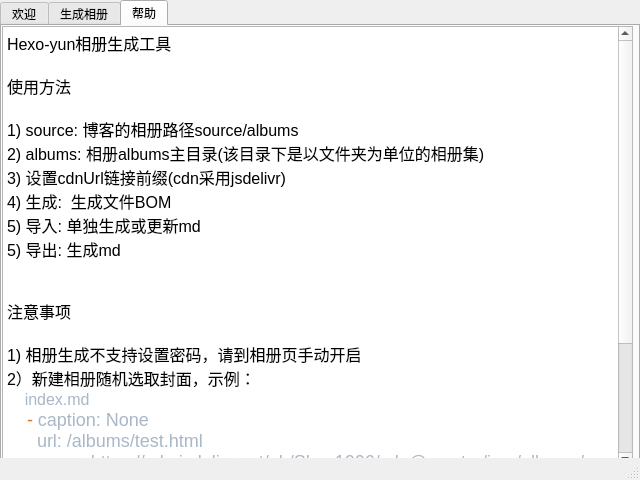
<?xml version="1.0" encoding="UTF-8"?>
<ui version="4.0">
 <class>MainWindow</class>
 <widget class="QMainWindow" name="MainWindow">
  <property name="geometry">
   <rect>
    <x>0</x>
    <y>0</y>
    <width>640</width>
    <height>480</height>
   </rect>
  </property>
  <property name="minimumSize">
   <size>
    <width>640</width>
    <height>480</height>
   </size>
  </property>
  <property name="maximumSize">
   <size>
    <width>640</width>
    <height>480</height>
   </size>
  </property>
  <property name="windowTitle">
   <string>yunの相册生成工具</string>
  </property>
  <widget class="QWidget" name="centralwidget">
   <widget class="QTabWidget" name="tabWidget">
    <property name="geometry">
     <rect>
      <x>0</x>
      <y>0</y>
      <width>640</width>
      <height>480</height>
     </rect>
    </property>
    <property name="minimumSize">
     <size>
      <width>640</width>
      <height>480</height>
     </size>
    </property>
    <property name="maximumSize">
     <size>
      <width>640</width>
      <height>480</height>
     </size>
    </property>
    <property name="tabShape">
     <enum>QTabWidget::Rounded</enum>
    </property>
    <property name="currentIndex">
     <number>2</number>
    </property>
    <property name="documentMode">
     <bool>false</bool>
    </property>
    <widget class="QWidget" name="tab_1">
     <attribute name="title">
      <string>欢迎</string>
     </attribute>
    </widget>
    <widget class="QWidget" name="tab_2">
     <attribute name="title">
      <string>生成相册</string>
     </attribute>
     <widget class="QWidget" name="gridLayoutWidget">
      <property name="geometry">
       <rect>
        <x>30</x>
        <y>30</y>
        <width>491</width>
        <height>151</height>
       </rect>
      </property>
      <layout class="QGridLayout" name="gridLayout">
       <item row="0" column="1">
        <widget class="QLineEdit" name="lineEdit_source">
         <property name="text">
          <string/>
         </property>
         <property name="readOnly">
          <bool>true</bool>
         </property>
        </widget>
       </item>
       <item row="1" column="2">
        <widget class="QPushButton" name="pushButton_albums">
         <property name="text">
          <string>打开文件夹</string>
         </property>
        </widget>
       </item>
       <item row="2" column="1">
        <widget class="QLineEdit" name="lineEdit_cdnUrl"/>
       </item>
       <item row="2" column="0">
        <widget class="QLabel" name="label_cdnUrl">
         <property name="text">
          <string>&lt;html&gt;&lt;head/&gt;&lt;body&gt;&lt;p&gt;&lt;span style=&quot; font-size:12pt;&quot;&gt;cdnUrl:&lt;/span&gt;&lt;/p&gt;&lt;/body&gt;&lt;/html&gt;</string>
         </property>
        </widget>
       </item>
       <item row="1" column="1">
        <widget class="QLineEdit" name="lineEdit_albums">
         <property name="readOnly">
          <bool>true</bool>
         </property>
        </widget>
       </item>
       <item row="1" column="0">
        <widget class="QLabel" name="label_albums">
         <property name="text">
          <string>&lt;html&gt;&lt;head/&gt;&lt;body&gt;&lt;p&gt;&lt;span style=&quot; font-size:12pt;&quot;&gt;albums:&lt;/span&gt;&lt;/p&gt;&lt;/body&gt;&lt;/html&gt;</string>
         </property>
        </widget>
       </item>
       <item row="0" column="0">
        <widget class="QLabel" name="label_source">
         <property name="text">
          <string>&lt;html&gt;&lt;head/&gt;&lt;body&gt;&lt;p&gt;&lt;span style=&quot; font-size:12pt;&quot;&gt;source:&lt;/span&gt;&lt;/p&gt;&lt;/body&gt;&lt;/html&gt;</string>
         </property>
        </widget>
       </item>
       <item row="0" column="2">
        <widget class="QPushButton" name="pushButton_source">
         <property name="text">
          <string>打开文件夹</string>
         </property>
        </widget>
       </item>
      </layout>
     </widget>
     <widget class="QPushButton" name="pushButton_gen">
      <property name="geometry">
       <rect>
        <x>530</x>
        <y>40</y>
        <width>71</width>
        <height>31</height>
       </rect>
      </property>
      <property name="text">
       <string>生成</string>
      </property>
     </widget>
     <widget class="QPushButton" name="pushButton_output">
      <property name="geometry">
       <rect>
        <x>530</x>
        <y>120</y>
        <width>71</width>
        <height>61</height>
       </rect>
      </property>
      <property name="text">
       <string>导出</string>
      </property>
     </widget>
     <widget class="QTextBrowser" name="console">
      <property name="geometry">
       <rect>
        <x>30</x>
        <y>200</y>
        <width>571</width>
        <height>229</height>
       </rect>
      </property>
      <property name="minimumSize">
       <size>
        <width>571</width>
        <height>229</height>
       </size>
      </property>
      <property name="maximumSize">
       <size>
        <width>571</width>
        <height>229</height>
       </size>
      </property>
     </widget>
     <widget class="QPushButton" name="pushButton_import">
      <property name="enabled">
       <bool>false</bool>
      </property>
      <property name="geometry">
       <rect>
        <x>530</x>
        <y>80</y>
        <width>71</width>
        <height>31</height>
       </rect>
      </property>
      <property name="text">
       <string>导入</string>
      </property>
     </widget>
    </widget>
    <widget class="QWidget" name="tab_3">
     <attribute name="title">
      <string>帮助</string>
     </attribute>
     <widget class="QTextEdit" name="textEdit">
      <property name="geometry">
       <rect>
        <x>0</x>
        <y>0</y>
        <width>631</width>
        <height>441</height>
       </rect>
      </property>
      <property name="readOnly">
       <bool>true</bool>
      </property>
      <property name="html">
       <string>&lt;!DOCTYPE HTML PUBLIC &quot;-//W3C//DTD HTML 4.0//EN&quot; &quot;http://www.w3.org/TR/REC-html40/strict.dtd&quot;&gt;
&lt;html&gt;&lt;head&gt;&lt;meta name=&quot;qrichtext&quot; content=&quot;1&quot; /&gt;&lt;style type=&quot;text/css&quot;&gt;
p, li { white-space: pre-wrap; }
&lt;/style&gt;&lt;/head&gt;&lt;body style=&quot; font-family:'SimSun'; font-size:9pt; font-weight:400; font-style:normal;&quot;&gt;
&lt;p style=&quot; margin-top:0px; margin-bottom:0px; margin-left:0px; margin-right:0px; -qt-block-indent:0; text-indent:0px;&quot;&gt;&lt;span style=&quot; font-size:12pt;&quot;&gt;Hexo-yun相册生成工具&lt;/span&gt;&lt;/p&gt;
&lt;p style=&quot;-qt-paragraph-type:empty; margin-top:0px; margin-bottom:0px; margin-left:0px; margin-right:0px; -qt-block-indent:0; text-indent:0px; font-size:12pt;&quot;&gt;&lt;br /&gt;&lt;/p&gt;
&lt;p style=&quot; margin-top:0px; margin-bottom:0px; margin-left:0px; margin-right:0px; -qt-block-indent:0; text-indent:0px;&quot;&gt;&lt;span style=&quot; font-size:12pt;&quot;&gt;使用方法&lt;/span&gt;&lt;/p&gt;
&lt;p style=&quot;-qt-paragraph-type:empty; margin-top:0px; margin-bottom:0px; margin-left:0px; margin-right:0px; -qt-block-indent:0; text-indent:0px; font-size:12pt;&quot;&gt;&lt;br /&gt;&lt;/p&gt;
&lt;p style=&quot; margin-top:0px; margin-bottom:0px; margin-left:0px; margin-right:0px; -qt-block-indent:0; text-indent:0px;&quot;&gt;&lt;span style=&quot; font-size:12pt;&quot;&gt;1) source: 博客的相册路径source/albums&lt;/span&gt;&lt;/p&gt;
&lt;p style=&quot; margin-top:0px; margin-bottom:0px; margin-left:0px; margin-right:0px; -qt-block-indent:0; text-indent:0px;&quot;&gt;&lt;span style=&quot; font-size:12pt;&quot;&gt;2) albums: 相册albums主目录(该目录下是以文件夹为单位的相册集)&lt;/span&gt;&lt;/p&gt;
&lt;p style=&quot; margin-top:0px; margin-bottom:0px; margin-left:0px; margin-right:0px; -qt-block-indent:0; text-indent:0px;&quot;&gt;&lt;span style=&quot; font-size:12pt;&quot;&gt;3) 设置cdnUrl链接前缀(cdn采用jsdelivr)&lt;/span&gt;&lt;/p&gt;
&lt;p style=&quot; margin-top:0px; margin-bottom:0px; margin-left:0px; margin-right:0px; -qt-block-indent:0; text-indent:0px;&quot;&gt;&lt;span style=&quot; font-size:12pt;&quot;&gt;4) 生成:  生成文件BOM&lt;/span&gt;&lt;/p&gt;
&lt;p style=&quot; margin-top:0px; margin-bottom:0px; margin-left:0px; margin-right:0px; -qt-block-indent:0; text-indent:0px;&quot;&gt;&lt;span style=&quot; font-size:12pt;&quot;&gt;5) 导入: 单独生成或更新md&lt;/span&gt;&lt;/p&gt;
&lt;p style=&quot; margin-top:0px; margin-bottom:0px; margin-left:0px; margin-right:0px; -qt-block-indent:0; text-indent:0px;&quot;&gt;&lt;span style=&quot; font-size:12pt;&quot;&gt;5) 导出: 生成md&lt;/span&gt;&lt;/p&gt;
&lt;p style=&quot;-qt-paragraph-type:empty; margin-top:0px; margin-bottom:0px; margin-left:0px; margin-right:0px; -qt-block-indent:0; text-indent:0px; font-size:12pt;&quot;&gt;&lt;br /&gt;&lt;/p&gt;
&lt;p style=&quot;-qt-paragraph-type:empty; margin-top:0px; margin-bottom:0px; margin-left:0px; margin-right:0px; -qt-block-indent:0; text-indent:0px; font-size:12pt;&quot;&gt;&lt;br /&gt;&lt;/p&gt;
&lt;p style=&quot; margin-top:0px; margin-bottom:0px; margin-left:0px; margin-right:0px; -qt-block-indent:0; text-indent:0px;&quot;&gt;&lt;span style=&quot; font-size:12pt;&quot;&gt;注意事项&lt;/span&gt;&lt;/p&gt;
&lt;p style=&quot;-qt-paragraph-type:empty; margin-top:0px; margin-bottom:0px; margin-left:0px; margin-right:0px; -qt-block-indent:0; text-indent:0px; font-size:12pt;&quot;&gt;&lt;br /&gt;&lt;/p&gt;
&lt;p style=&quot; margin-top:0px; margin-bottom:0px; margin-left:0px; margin-right:0px; -qt-block-indent:0; text-indent:0px;&quot;&gt;&lt;span style=&quot; font-size:12pt;&quot;&gt;1) 相册生成不支持设置密码，请到相册页手动开启&lt;/span&gt;&lt;/p&gt;
&lt;p style=&quot; margin-top:0px; margin-bottom:0px; margin-left:0px; margin-right:0px; -qt-block-indent:0; text-indent:0px;&quot;&gt;&lt;span style=&quot; font-size:12pt;&quot;&gt;2）新建相册随机选取封面，示例：&lt;/span&gt;&lt;/p&gt;
&lt;p style=&quot; margin-top:0px; margin-bottom:0px; margin-left:0px; margin-right:0px; -qt-block-indent:0; text-indent:0px;&quot;&gt;&lt;span style=&quot; font-size:12pt;&quot;&gt;    &lt;/span&gt;&lt;span style=&quot; font-size:12pt; color:#a9b7c6;&quot;&gt;index.md&lt;/span&gt;&lt;/p&gt;
&lt;p style=&quot; margin-top:0px; margin-bottom:0px; margin-left:0px; margin-right:0px; -qt-block-indent:0; text-indent:0px;&quot;&gt;&lt;span style=&quot; font-family:'JetBrains Mono','monospace'; font-size:13.5pt; color:#cc7832;&quot;&gt;    - &lt;/span&gt;&lt;span style=&quot; font-family:'JetBrains Mono','monospace'; font-size:13.5pt; color:#a9b7c6;&quot;&gt;caption: None&lt;br /&gt;      url: /albums/test.html&lt;br /&gt;      cover: https://cdn.jsdelivr.net/gh/Sknp1006/cdn@master/img/albums/test/008.png&lt;br /&gt;      desc: None&lt;/span&gt;&lt;/p&gt;
&lt;p style=&quot; margin-top:0px; margin-bottom:0px; margin-left:0px; margin-right:0px; -qt-block-indent:0; text-indent:0px;&quot;&gt;&lt;span style=&quot; font-size:12pt;&quot;&gt;3) 点击生成后会验证cdnUrl是否合法(需联网)，验证albums_path与cdnUrl是否匹配&lt;/span&gt;&lt;/p&gt;
&lt;p style=&quot;-qt-paragraph-type:empty; margin-top:0px; margin-bottom:0px; margin-left:0px; margin-right:0px; -qt-block-indent:0; text-indent:0px; font-size:12pt;&quot;&gt;&lt;br /&gt;&lt;/p&gt;
&lt;p style=&quot; margin-top:0px; margin-bottom:0px; margin-left:0px; margin-right:0px; -qt-block-indent:0; text-indent:0px;&quot;&gt;&lt;span style=&quot; font-size:12pt;&quot;&gt;Hexo-yun: &lt;/span&gt;&lt;a href=&quot;https://github.com/YunYouJun/hexo-theme-yun&quot;&gt;&lt;span style=&quot; font-size:12pt; text-decoration: underline; color:#0000ff;&quot;&gt;https://github.com/YunYouJun/hexo-theme-yun&lt;/span&gt;&lt;/a&gt;&lt;/p&gt;
&lt;p style=&quot; margin-top:0px; margin-bottom:0px; margin-left:0px; margin-right:0px; -qt-block-indent:0; text-indent:0px;&quot;&gt;&lt;span style=&quot; font-size:12pt;&quot;&gt;文章链接: &lt;/span&gt;&lt;a href=&quot;https://sknplz.xyz/2020/08/12/albums_creater/&quot;&gt;&lt;span style=&quot; font-size:12pt; text-decoration: underline; color:#0000ff;&quot;&gt;https://sknplz.xyz/2020/08/12/albums_creater/&lt;/span&gt;&lt;/a&gt;&lt;/p&gt;
&lt;p style=&quot;-qt-paragraph-type:empty; margin-top:0px; margin-bottom:0px; margin-left:0px; margin-right:0px; -qt-block-indent:0; text-indent:0px; font-size:12pt; text-decoration: underline; color:#0000ff;&quot;&gt;&lt;br /&gt;&lt;/p&gt;&lt;/body&gt;&lt;/html&gt;</string>
      </property>
     </widget>
    </widget>
   </widget>
  </widget>
  <widget class="QStatusBar" name="statusbar"/>
 </widget>
 <resources/>
 <connections/>
</ui>
